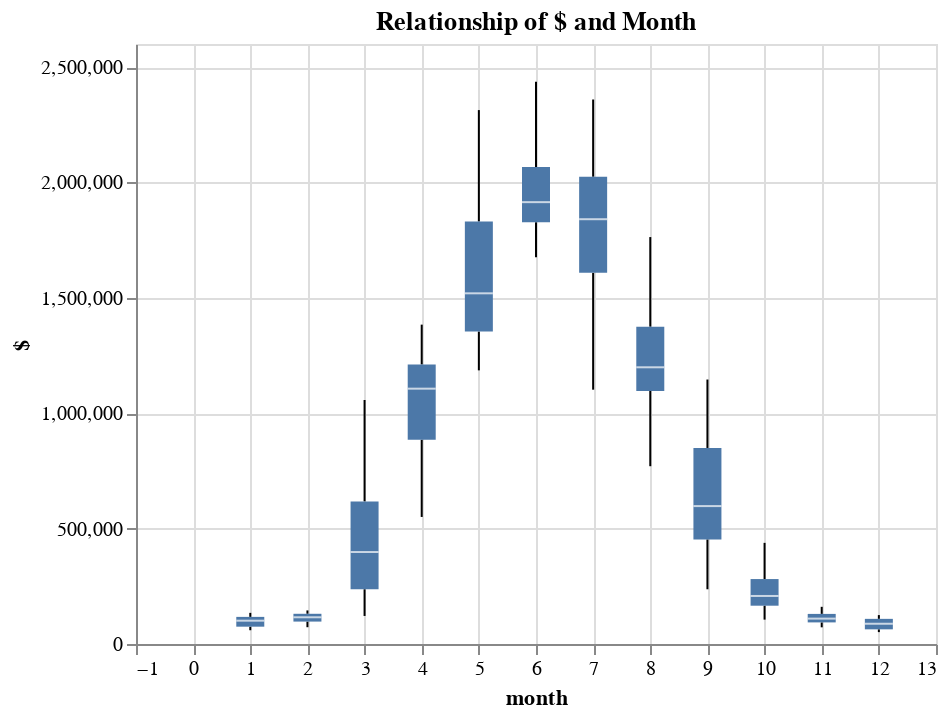

Notebook code cell kept with this figure:
### Markdown cell above
## Visualize Feature and Target relationship
Looking to see where features have a strong relationship with the $ and unit metrics

### Code cell
alt.data_transformers.disable_max_rows()
alt.Chart(data).mark_boxplot(extent='min-max').encode(
    x='month',
    y='$'
).properties(title='Relationship of $ and Month')

### Figure 1 — Vega-Lite specification as saved in the notebook (floating-point values rounded to 4 significant figures; data arrays with more than 128 entries replaced by an {"elided": "..."} marker saying what was removed)
{"config": {"view": {"continuousWidth": 400, "continuousHeight": 300}}, "data": {"name": "data-b9dd25aae50f8aec0e707bc5e52f70e6"}, "mark": {"type": "boxplot", "extent": "min-max"}, "encoding": {"x": {"field": "month", "type": "quantitative"}, "y": {"field": "$", "type": "quantitative"}}, "title": "Relationship of $ and Month", "$schema": "https://vega.github.io/schema/vega-lite/v4.17.0.json", "datasets": {"data-b9dd25aae50f8aec0e707bc5e52f70e6": {"elided": "261 records"}}}
